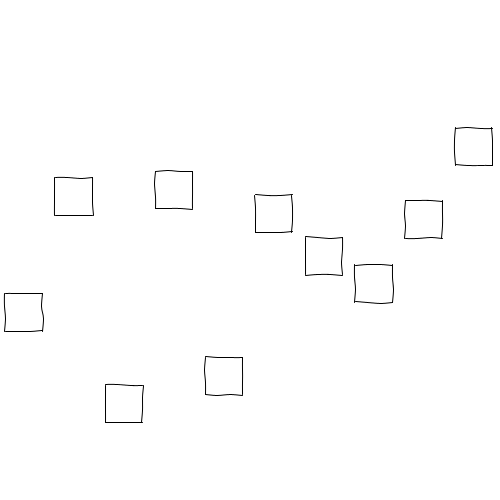
Frame 1 (no input)
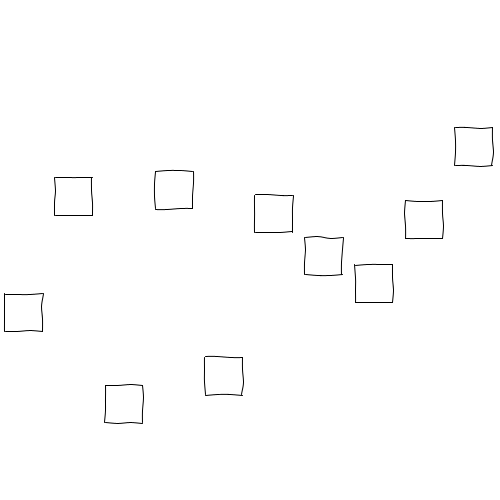
Frame 60 (the mouse pressed at the canvas centre just before this capture)
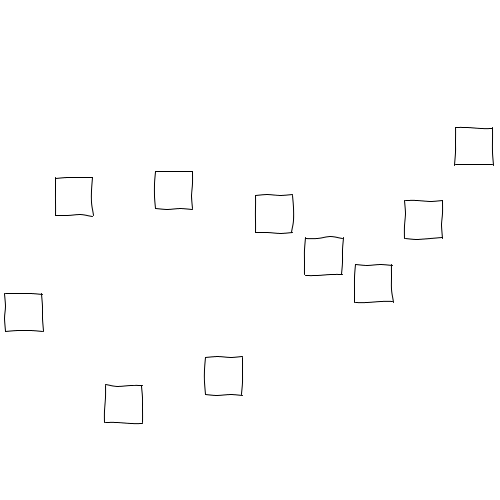
Frame 120 (the mouse held since frame 60 and released just before this capture)

The Processing sketch that drew these frames (run headless with seeded random() and noise(); from frame 60 on, the mouse is pressed at the canvas centre):

// Processing sketch: build
// ── build.pde
ArrayList <Poly> polys  = new ArrayList <Poly> ();
void setup() {
	size(500, 500);
	noFill();
	for (int i = 0; i < 10; i++) {
		polys.add(new Poly(+i * width / 10, random(100,height-100), (width / 10) * .75, (width / 10) * .75, 3));
	}
}
void draw() {
	frameRate(10);
	background(255);
	for (Poly poly : polys) {
		pushMatrix();
			translate(5,0);
			poly.display();
		popMatrix();
	}
}

// ── Poly.pde
class Poly {
	int res;
	float x, y, w, h;
	Poly (int _res) {
		res = _res;
		w = random(20, 100);
		h = w;
		x = random(width);
		y = random(height);
	}
	Poly (float _x, float _y, float _w, float _h, int _res) {
		res = _res;
		w   = _w;
		h   = _h;
		x   = _x;
		y   = _y;
	}
	void display() {
		noFill();
		stroke(0);
		wave(x,      y,      x + w,  y,      res);
		wave(x + w,  y,      x + w,  y + h,  res);
		wave(x + w,  y + h,  x,      y + h,  res);
		wave(x,      y + h,  x,      y,      res);
	}
	void wave(float x1, float y1, float x2, float y2, int res) {
		float w = x2 - x1;
		float h = y2 - y1;
		float xoff = abs(h) / res / 15;
		float yoff = abs(w) / res / 15;
		beginShape();
		curveVertex(x1, y1);
		for (int i = 0; i <= res; i++) {
			curveVertex(x1 + i * w / res + random(-xoff, xoff), y1 + i * h / res + random(-yoff, yoff));
		}
		curveVertex(x2, y2);
		endShape(OPEN);
	}
}
